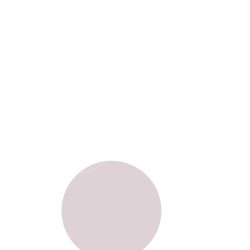
Frame 1 (no input)
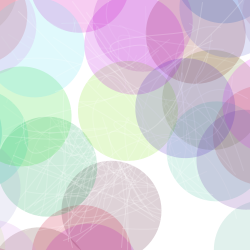
Frame 60 (the mouse pressed at the canvas centre just before this capture)
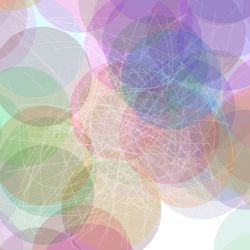
Frame 120 (the mouse held since frame 60 and released just before this capture)

The Processing sketch that drew these frames (run headless with seeded random() and noise(); from frame 60 on, the mouse is pressed at the canvas centre):

// Processing sketch: processing_20216
// ── processing_20216.pde

float fps = 10;
  
void setup(){
size(250,250);
background(255);
smooth();
frameRate(fps);
}
  
void draw(){
// random white opaque beziers to add softness/fluffiness
noFill();
stroke(255,255,255,50);
bezier (random(width), random(height), random(width), random(height), random(width), random(height), random(width), random(height));

// random multicoloured transparent circles  
fill(random(255),random(255),random(255),50);
noStroke();
pushMatrix();
translate(125,125);
rotate(frameCount/5f);
ellipse(random(width),random(height),100,100);
popMatrix();

// more random white opaque beziers to add softness/fluffiness
noFill();
stroke(255,255,255,50);
bezier (random(width), random(height), random(width), random(height), random(width), random(height), random(width), random(height));
}

// reset background  
void keyPressed(){
  if(key==' '){
background(255);
    }
}
